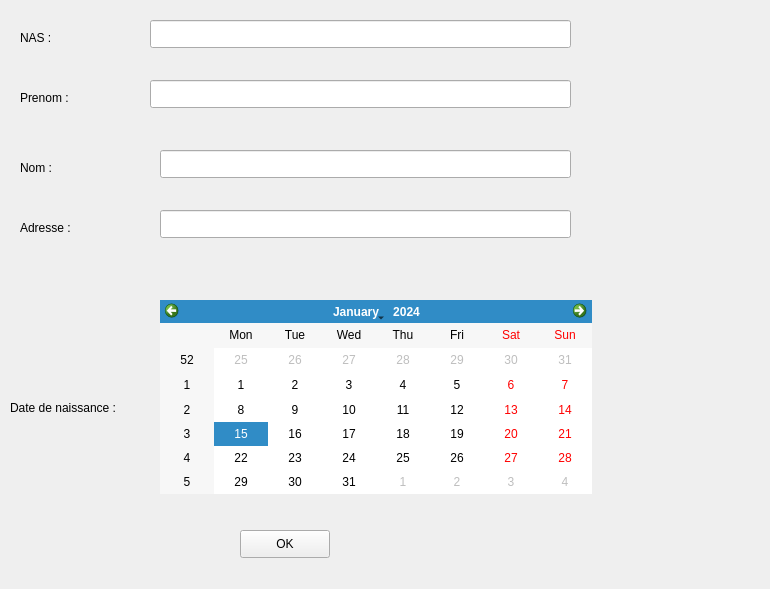
<?xml version="1.0" encoding="UTF-8"?>
<ui version="4.0">
 <class>AjoutElecteur</class>
 <widget class="QDialog" name="AjoutElecteur">
  <property name="geometry">
   <rect>
    <x>0</x>
    <y>0</y>
    <width>770</width>
    <height>589</height>
   </rect>
  </property>
  <property name="windowTitle">
   <string>AjoutElecteur</string>
  </property>
  <widget class="QDialogButtonBox" name="buttonBox">
   <property name="geometry">
    <rect>
     <x>120</x>
     <y>400</y>
     <width>341</width>
     <height>32</height>
    </rect>
   </property>
   <property name="orientation">
    <enum>Qt::Horizontal</enum>
   </property>
   <property name="standardButtons">
    <set>QDialogButtonBox::Cancel|QDialogButtonBox::Ok</set>
   </property>
  </widget>
  <widget class="QLabel" name="label">
   <property name="geometry">
    <rect>
     <x>20</x>
     <y>30</y>
     <width>58</width>
     <height>16</height>
    </rect>
   </property>
   <property name="text">
    <string>NAS :</string>
   </property>
  </widget>
  <widget class="QLabel" name="label_2">
   <property name="geometry">
    <rect>
     <x>20</x>
     <y>90</y>
     <width>58</width>
     <height>16</height>
    </rect>
   </property>
   <property name="text">
    <string>Prenom :</string>
   </property>
  </widget>
  <widget class="QLabel" name="label_3">
   <property name="geometry">
    <rect>
     <x>20</x>
     <y>160</y>
     <width>58</width>
     <height>16</height>
    </rect>
   </property>
   <property name="text">
    <string>Nom :</string>
   </property>
  </widget>
  <widget class="QLabel" name="label_4">
   <property name="geometry">
    <rect>
     <x>20</x>
     <y>220</y>
     <width>58</width>
     <height>16</height>
    </rect>
   </property>
   <property name="text">
    <string>Adresse :</string>
   </property>
  </widget>
  <widget class="QLabel" name="label_5">
   <property name="geometry">
    <rect>
     <x>10</x>
     <y>400</y>
     <width>151</width>
     <height>16</height>
    </rect>
   </property>
   <property name="text">
    <string>Date de naissance :</string>
   </property>
  </widget>
  <widget class="QLineEdit" name="nas">
   <property name="geometry">
    <rect>
     <x>150</x>
     <y>20</y>
     <width>421</width>
     <height>28</height>
    </rect>
   </property>
  </widget>
  <widget class="QLineEdit" name="prenom">
   <property name="geometry">
    <rect>
     <x>150</x>
     <y>80</y>
     <width>421</width>
     <height>28</height>
    </rect>
   </property>
  </widget>
  <widget class="QLineEdit" name="nom">
   <property name="geometry">
    <rect>
     <x>160</x>
     <y>150</y>
     <width>411</width>
     <height>28</height>
    </rect>
   </property>
  </widget>
  <widget class="QLineEdit" name="adresse">
   <property name="geometry">
    <rect>
     <x>160</x>
     <y>210</y>
     <width>411</width>
     <height>28</height>
    </rect>
   </property>
  </widget>
  <widget class="QCalendarWidget" name="date_de_naissance">
   <property name="geometry">
    <rect>
     <x>160</x>
     <y>300</y>
     <width>432</width>
     <height>194</height>
    </rect>
   </property>
  </widget>
  <widget class="QPushButton" name="ok">
   <property name="geometry">
    <rect>
     <x>240</x>
     <y>530</y>
     <width>90</width>
     <height>28</height>
    </rect>
   </property>
   <property name="text">
    <string>OK</string>
   </property>
  </widget>
 </widget>
 <resources/>
 <connections>
  <connection>
   <sender>buttonBox</sender>
   <signal>accepted()</signal>
   <receiver>AjoutElecteur</receiver>
   <slot>accept()</slot>
   <hints>
    <hint type="sourcelabel">
     <x>248</x>
     <y>254</y>
    </hint>
    <hint type="destinationlabel">
     <x>157</x>
     <y>274</y>
    </hint>
   </hints>
  </connection>
  <connection>
   <sender>buttonBox</sender>
   <signal>rejected()</signal>
   <receiver>AjoutElecteur</receiver>
   <slot>reject()</slot>
   <hints>
    <hint type="sourcelabel">
     <x>316</x>
     <y>260</y>
    </hint>
    <hint type="destinationlabel">
     <x>286</x>
     <y>274</y>
    </hint>
   </hints>
  </connection>
  <connection>
   <sender>ok</sender>
   <signal>clicked()</signal>
   <receiver>AjoutElecteur</receiver>
   <slot>validation()</slot>
   <hints>
    <hint type="sourcelabel">
     <x>284</x>
     <y>543</y>
    </hint>
    <hint type="destinationlabel">
     <x>384</x>
     <y>294</y>
    </hint>
   </hints>
  </connection>
 </connections>
 <slots>
  <slot>validation()</slot>
 </slots>
</ui>
